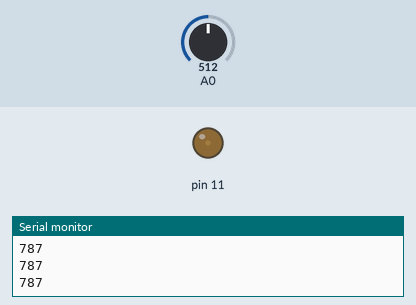
A sketch run on a simulated Arduino Uno, built with avr-gcc and run on an emulated ATmega328P. Shown: output pins drawn as LEDs (lit = HIGH), the last lines printed to the serial monitor. The inputs (shaded band) are chosen by the test bench; at power-on: A0 = 512.

Above: at 1.2 s.
1.3 s: A0 set to 716
At 2.3 s:
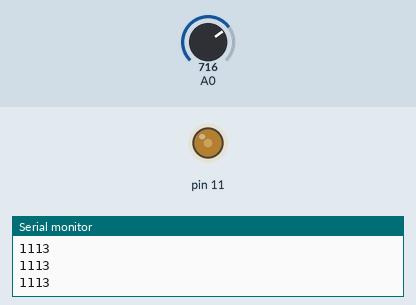
2.8 s: A0 set to 306
At 3.5 s:
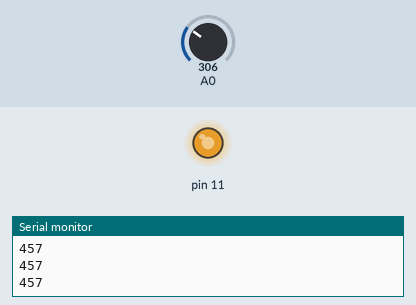
4.3 s: A0 set to 122
At 4.6 s:
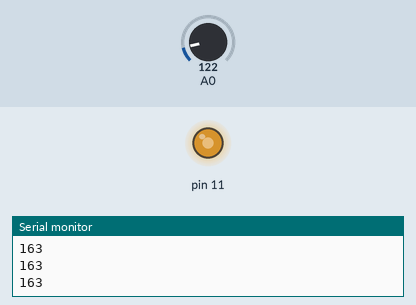
Timing chart, 0 to 7.3 s (numbered marks = the images above; inputs shaded):
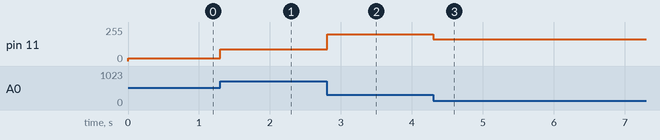

The sketch:

11.ino
```cpp
void setup() {
 Serial.begin(9600);
 pinMode(11, OUTPUT);

}

void loop()
{
int x = analogRead(A0);
x=map(x,20,145,0,200 );
analogWrite(11,x);

Serial.println(x);


}
```

Measured:
- after the input at 1.3 s, pin 11: 19/255 → 89/255 at once
- after the input at 2.8 s, pin 11: 89/255 → 201/255 at once
- after the input at 4.3 s, pin 11: 201/255 → 163/255 at once
